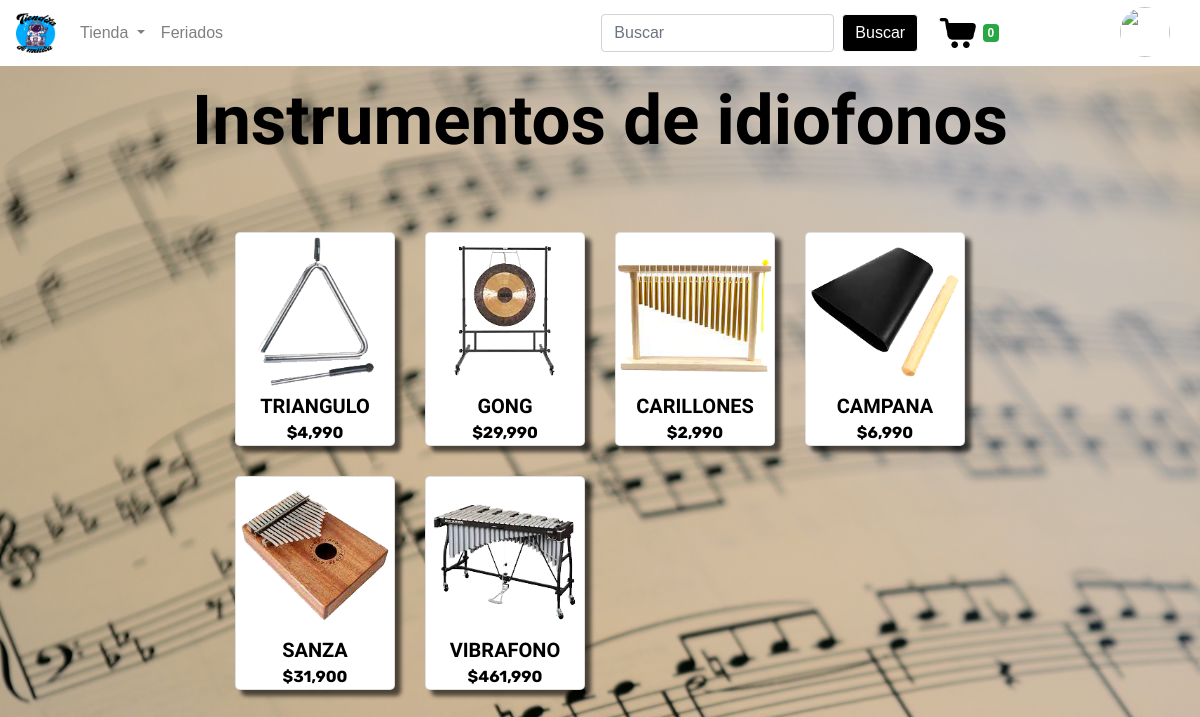
The page /prod_idiofono/ on the database its author committed.
### tiendita/models.py (models this page shows, shortened)
class Producto(models.Model):
    cod_producto = models.AutoField(primary_key=True)
    nombre = models.CharField(max_length=30)
    precio = models.IntegerField()
    descripcion = models.CharField(max_length=400)
    stock = models.IntegerField()
    foto = models.ImageField(upload_to="tiendita")
    categoria = models.ForeignKey(Categoria,on_delete=models.CASCADE)

### tiendita/views.py (the view)
# urls.py: path('prod_idiofono/',prod_idiofono,name="prod_idiofono"),
def prod_idiofono(request):
    productos = Producto.objects.filter(categoria = 3)
    if request.user.is_authenticated:
        usuario = Usuario.objects.get(correo = request.user.username)
    else:
        usuario = Usuario.rol.id_rol = 1
    for producto in productos:
        producto.precio = intcomma(producto.precio)
    contexto = {
        "productos" :productos,
        "usuario" :usuario
    }
    return render(request,'tiendita/tienda/prod_idiofono.html',contexto)

### tiendita/processor.py (called while the page is built)
def total_carrito(request):
    total = 0
    if request.user.is_authenticated:
        if "carrito" in request.session:
            for key, value in request.session["carrito"].items():
                total += int(value["acumulado"])
    return{"total_carrito": total}

def total_cantidad(request):
    total = 0
    if request.user.is_authenticated:
        if "carrito" in request.session:
            for key, value in request.session["carrito"].items():
                total += int(value["cantidad"])
    return{"total_cantidad": total}

def add_carrito(request):
    if request.user.is_authenticated:
        if "carrito" in request.session:
            x = request.session["carrito"]
            y = len(x)
        else:
            y = 0
    else:
        y = 0
    return {"total":y}

### tiendita/templates/tiendita/tienda/prod_idiofono.html (shortened to what this page needs)
{% extends 'tiendita/plantilla/navbar.html' %}
{% load static %}
    {% block head %}
        <link type="text/css" rel="stylesheet" href="{% static 'tiendita/css/ernesto/design.css' %}">
    {% endblock head %}
    {% block body %}
        <div class="row">
            <div class="col-md-12">
                <h1 class="titulos">Instrumentos de idiofonos</h1>
            </div>
        </div>
        <div class="row">
            <div class="col-md-2"></div>
            {% for i in productos %}
                {% if forloop.counter0|divisibleby:4 %}
                        <div class="col-md-2"></div>
                    </div>
                    <div class="row">
                        <div class="col-md-2"></div>
                {% endif %}
                <div class="col-md-2">
                    <a href="{% url 'producto' i.cod_producto %}" class="textos borde card">
                        <img class="img" src="{{ i.foto.url }}" alt="No disponible"><br>
                        {{ i.nombre|upper }}
                        <p class="precio">${{ i.precio }}</p>
                    </a>
                </div>
            {% endfor %}
            <div class="col-md-2"></div>
        </div>
        <br>
    {% endblock body %}

### tiendita/static/tiendita/css/ernesto/design.css (style rules this page uses)
.body { margin-top: 80px; text-align: center; background-color: rgb(255, 255, 255); }
.img { width: 100%; max-width: 200px; }
.borde { cursor: pointer; border-radius: 5px; transition: .3s; border-width: 1px; background-color: rgb(255, 255, 255); box-shadow: 6px 6px 4px rgba(0, 0, 0, 0.623); display: block; margin: 0 auto; }
p { margin-bottom: 0px; }
a { text-decoration: none; color: black; }
.precio { text-align: center; font-family: 'Rubik', sans-serif; font-size: 16px; font-weight: bold; color: rgb(0, 0, 0); }
.textos { text-align: center; font-family: 'Montserrat Alternates', sans-serif; font-size: 20px; font-weight: bold; color: rgb(0, 0, 0); }
.titulos { color: rgb(0, 0, 0); font-family: 'Shrikhand', cursive; font-size: 69px; font-weight: bolder; }
.row { margin-top: 30px; margin-bottom: 30px; }
* { font-family: "poppins", sans-serif; margin: 0; padding: 0; }
body { background-color: #333; height: 100vh; }

### rows shown on the page
Producto: foto (picture), nombre "TRIANGULO", precio "4,990"
Producto: foto (picture), nombre "GONG", precio "29,990"
Producto: foto (picture), nombre "CARILLONES", precio "2,990"
Producto: foto (picture), nombre "CAMPANA", precio "6,990"
Producto: foto (picture), nombre "SANZA", precio "31,900"
Producto: foto (picture), nombre "VIBRAFONO", precio "461,990"

### other values the page prints
{{ total }} "0"
